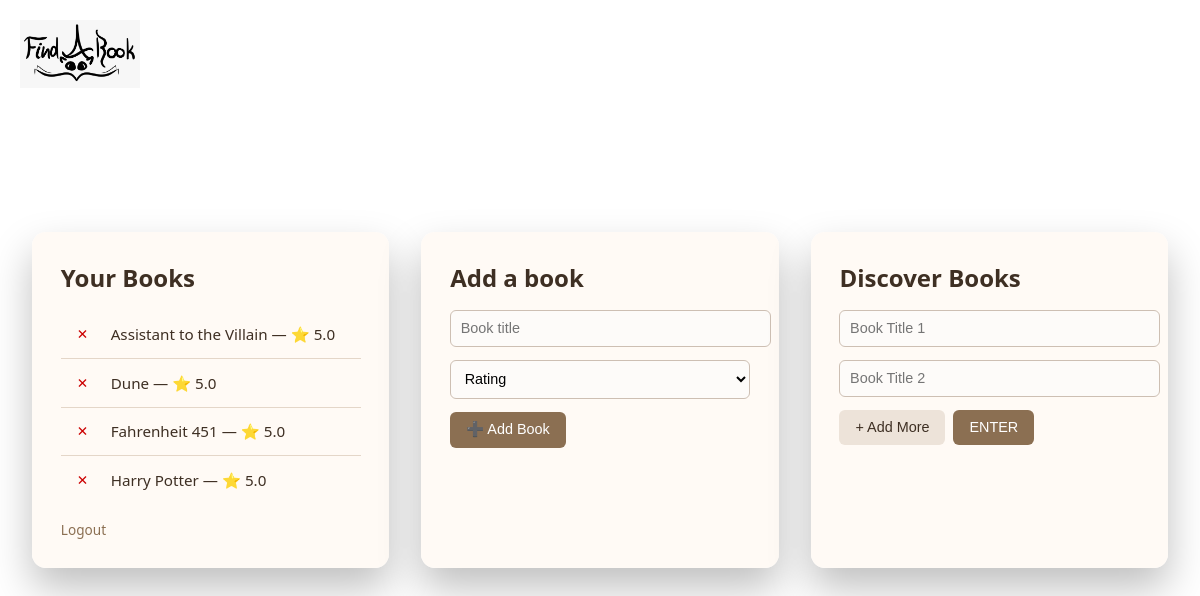
The page /dashboard (signed in) on the database as committed earlier.
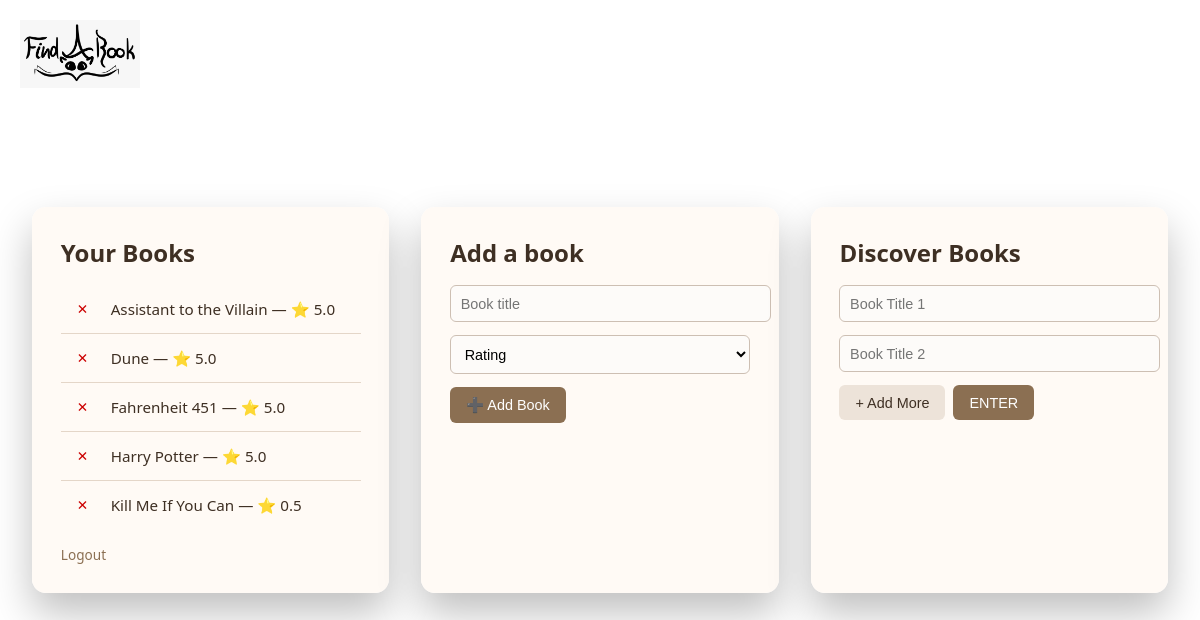
The same page on the database as committed later.
### app/model/user_book.py (models this page shows)
class UserBook(Base):
    __tablename__ = "user_books"
    user_id = Column(
        Integer,
        ForeignKey("users.id"),
        primary_key=True
    )
    book_id = Column(
        Integer,
        ForeignKey("books.id"),
        primary_key=True
    )
    rating = Column(Float, nullable=False)
    __table_args__ = (
        CheckConstraint(
            "rating >= 0.5 AND rating <= 5",
            name="rating_range"
        ),
    )

### app/routes.py (the view)
@main_bp.route("/dashboard")
def dashboard():
    if not require_login():
        return redirect(url_for("auth.login"))
    is_guest = session.get("is_guest", False)
    users_books_and_ratings = []
    if not is_guest:
        user_id = session["user_id"]
        service = MatchingService()
        users_books_and_ratings = service.get_users_books(user_id)
        service.db.close()
    return render_template(
        "dashboard.html",
        books_ratings=users_books_and_ratings,
        is_guest=is_guest  # HTML sayfasına misafir olup olmadığını söylüyoruz
    )

### app/repo/fyb_repo.py (called while the page is built)
    def get_book_titles_and_ratings_for_user(self, user_id: int) -> List[Tuple[int, str, int]]:
        rows = (
            self.db.query(
                Book.id,
                Book.title,
                UserBook.rating
            )
            .join(UserBook, Book.id == UserBook.book_id)
            .filter(UserBook.user_id == user_id)
            .order_by(Book.title)
            .all()
        )
        return rows  # [(id, title, rating)]

### app/routes.py (called while the page is built)
def require_login():
    return "user_id" in session or session.get("is_guest")

### app/service/matching_service.py (called while the page is built)
    def get_users_books(self, user_id: int) -> Union[List[Any], List[Tuple[Book, int]]]:
        titles_and_ratings = self.repo.get_book_titles_and_ratings_for_user(user_id)
        books_and_ratings = [tuple((Book(id=row[0], title=row[1]), row[2])) for row in titles_and_ratings]
        if not books_and_ratings:
            return []
        return books_and_ratings

### app/ui/template/dashboard.html (shortened to what this page needs)
<!DOCTYPE html>
<html lang="en">
<head>
</head>
<body>
<img src="{{ url_for('static', filename='logo_cat.jpeg') }}" alt="Logo" class="page-logo">
<div class="dashboard">
    <div class="container">
        <h2>Your Books</h2>
        <ul class="no-bullets">
        {% for book, rating in books_ratings %}
            <li>
                <form method="post"
                      action="/delete-book"
                      style="display:inline">
                    <button type="submit"
                            style="
                                background:none;
                                border:none;
                                color:#c00;
                                cursor:pointer;
                                font-size:0.9em;
                            "
                            title="Remove from my list">
                        ✕
                    </button>
                </form>
                {{ book.title }} — ⭐ {{ rating }}
            </li>
        {% else %}
            <li>No books yet</li>
        {% endfor %}
    </ul>
        <a href="/logout">Logout</a>
    </div>
    <div class="container">
        <h2>Add a book</h2>
<form method="post" action="/add-book">
  <input
    type="text"
    name="title"
    placeholder="Book title"
    required
  >
  <select name="rating" required>
    <option value="">Rating</option>
  </select>
  <button type="submit">➕ Add Book</button>
</form>
    </div>
    <div class="container">
        <h2>Discover Books</h2>
        <form id="searchForm" action="/results" method="POST">
            <div id="input-container">
                <input type="text" name="book1" placeholder="Book Title 1" required>
                <input type="text" name="book2" placeholder="Book Title 2" required>
            </div>
            <div class="controls">
                <button type="button" id="add-btn">+ Add More</button>
                <button type="submit">ENTER</button>
            </div>
        </form>
    </div>
</div>
</body>
</html>

Rows that differ between the two databases and show on the page:
added UserBook: title "Kill Me If You Can", rating "0.5"
